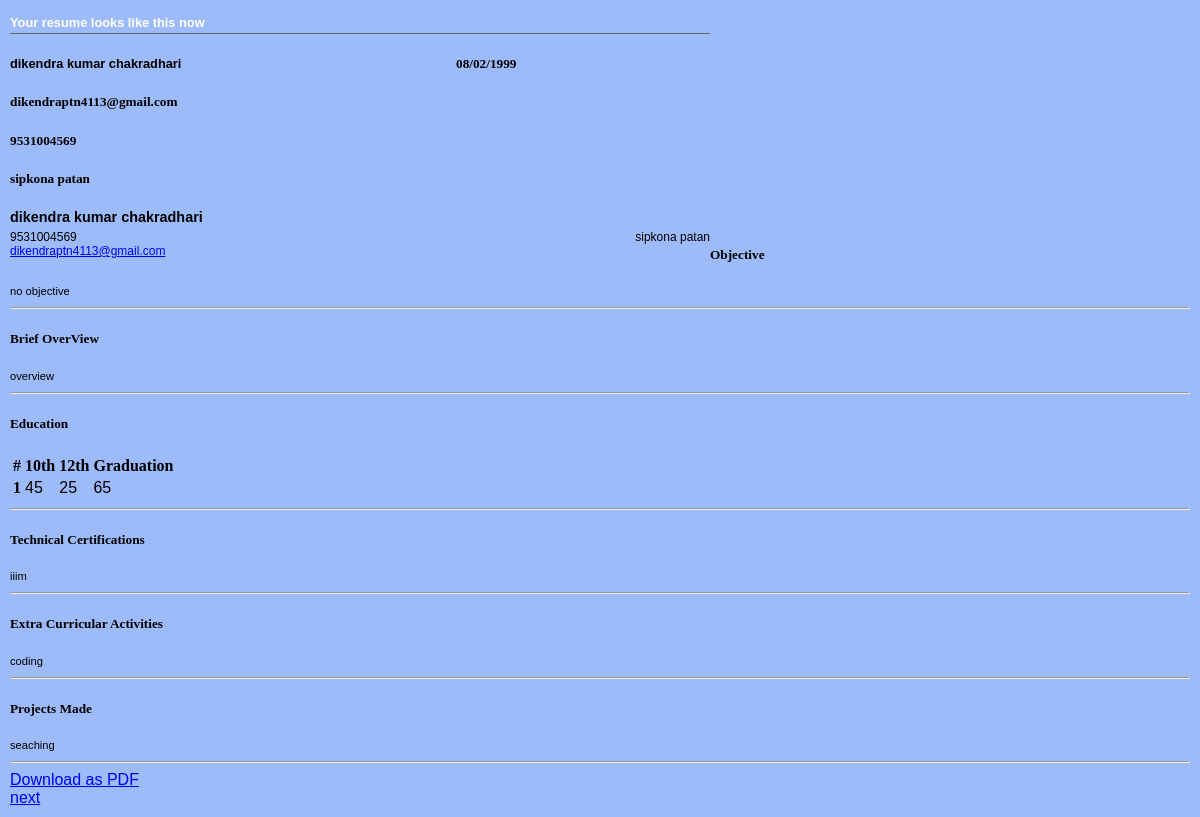
/resumo/build/5 (signed in), run on the app's committed database.
### main_app/models.py (models this page shows, shortened)
class Student(models.Model):
    username = models.ForeignKey(User, on_delete=models.CASCADE)
    name = models.CharField(verbose_name="Full Name", max_length=200)
    dob = models.CharField(verbose_name="Date Of Birth", max_length=200)
    email_id = models.EmailField(verbose_name="Email ID", max_length=200)
    mobile_no = models.CharField(validators=[RegexValidator("^0?[5-9]{1}\d{9}$")],max_length=20, null = True)
    address = models.TextField(verbose_name="Address")
    objective = models.TextField(verbose_name="Objective")
    brief_overview = models.TextField(verbose_name="Brief Overview")
    tenth_marks = models.PositiveIntegerField(verbose_name="10 Marks")
    twe_marks = models.PositiveIntegerField(verbose_name="12 Marks")
    gradu_agg = models.PositiveIntegerField(verbose_name="Graduation Aggregate Marks")
    tech_certi = models.TextField(verbose_name="Technical Certifications")
    extra_curri = models.TextField("Extra Curricular Activities")
    project = models.TextField("Projects Made")

### main_app/views.py (the view)
# urls.py: url('^build/(?P<pk>[0-9]+)$', views.StudentDetailView.as_view(), name='student-detail'),
@method_decorator(login_required, name='dispatch')
class StudentDetailView(DetailView):
    model = Student

### main_app/templates/main_app/student_detail.html (shortened to what this page needs)
{% load static %}
{% block content %}
<html>
    <head>
        <link rel="stylesheet" type="text/css" href="{{ MEDIA_URL }}css/resume.css" />
    </head>
    <body>
    <div class="container">
        <div class="row my-5 d-flex justify-content-center" id="hidediv">
            <h2 style="color: white">Your resume looks like this now</h2>
        </div>
        <div>
            <div class="col-12">
                <div class="row div_des">
                    <div class="col-sm-6">
                        <h3>{{ object.name }}</h3>
                        <h5>{{ object.dob }}</h5>
                        <h5>{{ object.email_id }}</h5>
                        <h5>{{ object.mobile_no }}</h5>
                        <h5>{{ object.address }}</h5>
        <h1>{{ object.name }}</h1>
        <p id="bio_left">
            {{ object.mobile_no }}<br />
            <a href="mailto:{{ person.email }}">{{ object.email_id }}</a>
        </p>
        <p id="bio_right">
            {{ object.address }}
        </p>
        <div class="row">
                    <div class="col-sm-12">
                        <h5 class="my-2">
                            Objective
                        </h5>
                        <p class="text-justify">{{ object.objective }}</p>
                    </div>
                </div>
                <hr>
                <div class="row">
                    <div class="col-sm-12">
                        <h5 class="my-2">
                            Brief OverView
                        </h5>
                        <p class="text-justify">{{ object.brief_overview }}</p>
                    </div>
                </div>
                <hr>
                <div class="row">
                    <div class="col-sm-12">
                        <h5 class="my-2">
                            Education
                        </h5>
                        <div class="w-100">
                            <table class="table table-striped">
                          <thead>
                            <tr>
                              <th scope="col">#</th>
                              <th scope="col">10th</th>
                              <th scope="col">12th</th>
                              <th scope="col">Graduation</th>
                            </tr>
                          </thead>
                          <tbody>
                            <tr>
                              <th scope="row">1</th>
                              <td>{{ object.tenth_marks }}</td>
                              <td>{{ object.twe_marks }}</td>
                              <td>{{ object.gradu_agg }}</td>
                            </tr>
                          </tbody>
                        </table>
                        </div>
                    </div>
                </div>
                <hr>
                <div class="row">
                    <div class="col-sm-12">
                        <h5 class="my-2">
                            Technical Certifications
                        </h5>
                        <p class="text-justify">{{ object.tech_certi }}</p>
                    </div>
                </div>
                <hr>
                <div class="row">
                    <div class="col-sm-12">
                        <h5 class="my-2">
                            Extra Curricular Activities
                        </h5>
                        <p class="text-justify">{{ object.extra_curri }}</p>
                    </div>
                </div>
                <hr>
                <div class="row">
                    <div class="col-sm-12">
                        <h5 class="my-2">
                            Projects Made
                        </h5>
                        <p class="text-justify">{{ object.project }}</p>
                    </div>
                </div>
                <hr>
            </div>
        </div>
        <div class="row d-flex justify-content-center my-5">
            <a href={% url 'pdf' %} class="btn btn-block btn-outline-success font-weight-bold">Download as PDF</a>
        </div>
        <div class="row d-flex justify-content-center my-5">
            <a href='/resumo/template/'>next</a>
        </div>
    </div>
    </body>
</html>
{% endblock %}

### main_app/static/resume.css (style rules this page uses)
body { margin: 10px; background-color: #9dbbf9; }
p, td, span, li, a { font-family: verdana, arial, helvetica, sans-serif; }
h1 { font: 90% verdana, arial, helvetica, sans-serif; font-weight: bold; margin: 0 0 5px 0; }
h2 { border-bottom: 1px solid #666666; clear: both; font: 80% verdana, arial, helvetica, sans-serif; font-weight: bold; margin: 15px 0 10px 0; padding: 0 0 3px 0; width: 700px; }
h3 { float: left; font: 80% verdana, arial, helvetica, sans-serif; font-weight: bold; margin: 0 0 5px 0; padding: 0; width: 446px; }
p { font-size: 70%; margin: 0 0 10px 0; padding: 0; width: 575px; }
#bio_left { font-size: 75%; float: left; width: 350px; }
#bio_right { font-size: 75%; float: left; text-align: right; width: 350px; }

### data on the page
Student: name "dikendra kumar chakradhari", dob "08/02/1999", email_id "dikendraptn4113@gmail.com", mobile_no "9531004569", address "sipkona patan", objective "no objective", brief_overview "overview", tenth_marks "45", twe_marks "25", gradu_agg "65", tech_certi "iiim", extra_curri "coding", project "seaching"
